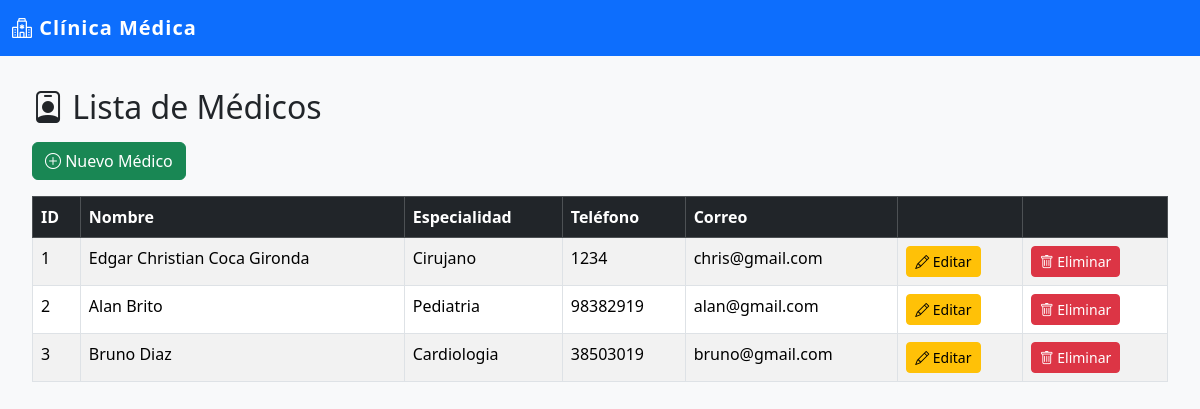
The page /medicos/ on the database its author committed.
### models/medico_model.py (models this page shows, shortened)
class Medico(db.Model):
    __tablename__ = "medicos"
    id = db.Column(db.Integer, primary_key=True)
    nombre = db.Column(db.String(80), nullable=False)
    especialidad = db.Column(db.String(80), nullable=False)
    telefono = db.Column(db.String(20), nullable=False)
    correo = db.Column(db.String(100), nullable=False)
    consultas = db.relationship('Consulta', back_populates='medico')
    @staticmethod
    def get_all():
        return Medico.query.all()

### controllers/medico_controller.py (the view)
@medico_bp.route("/")
def index():
    medicos = Medico.get_all()
    return medico_view.list(medicos)

### run.py (called while the page is built)
@app.context_processor
def inject_active_path():
    def is_active(path):
        return 'active' if request.path == path else ''
    return dict(is_active=is_active)

@app.context_processor
def inject_session():
    return dict(session=session)

### views/medico_view.py (called while the page is built)
def list(medicos):
    return render_template('medicos/index.html', medicos=medicos)

### templates/medicos/index.html (shortened to what this page needs)
{% extends 'base.html' %}
{% block content %}
<h2 class="mb-3"><i class="bi bi-person-badge"></i> Lista de Médicos</h2>
<a href="{{ url_for('medico.create') }}" class="btn btn-success mb-3">
  <i class="bi bi-plus-circle"></i> Nuevo Médico
</a>
<table class="table table-striped table-bordered">
  <thead class="table-dark">
    <tr>
      <th>ID</th><th>Nombre</th><th>Especialidad</th><th>Teléfono</th><th>Correo</th><th></th><th></th>
    </tr>
  </thead>
  <tbody>
    {% for item in medicos %}
    <tr>
      <td>{{ item.id }}</td>
      <td>{{ item.nombre }}</td>
      <td>{{ item.especialidad }}</td>
      <td>{{ item.telefono }}</td>
      <td>{{ item.correo }}</td>
      <td><a href="{{ url_for('medico.edit', id=item.id) }}" class="btn btn-warning btn-sm"><i class="bi bi-pencil"></i> Editar</a></td>
      <td><a href="{{ url_for('medico.delete', id=item.id) }}" class="btn btn-danger btn-sm" onclick="return confirm('¿Eliminar?')"><i class="bi bi-trash"></i> Eliminar</a></td>
    </tr>
    {% endfor %}
  </tbody>
</table>
{% endblock %}

### templates/base.html (style rules this page uses)
body { background-color: #f8f9fa; }

### rows shown on the page
Medico: id "1", nombre "Edgar Christian Coca Gironda", especialidad "Cirujano", telefono "1234", correo "chris@gmail.com"
Medico: id "2", nombre "Alan Brito", especialidad "Pediatria", telefono "98382919", correo "alan@gmail.com"
Medico: id "3", nombre "Bruno Diaz", especialidad "Cardiologia", telefono "38503019", correo "bruno@gmail.com"
